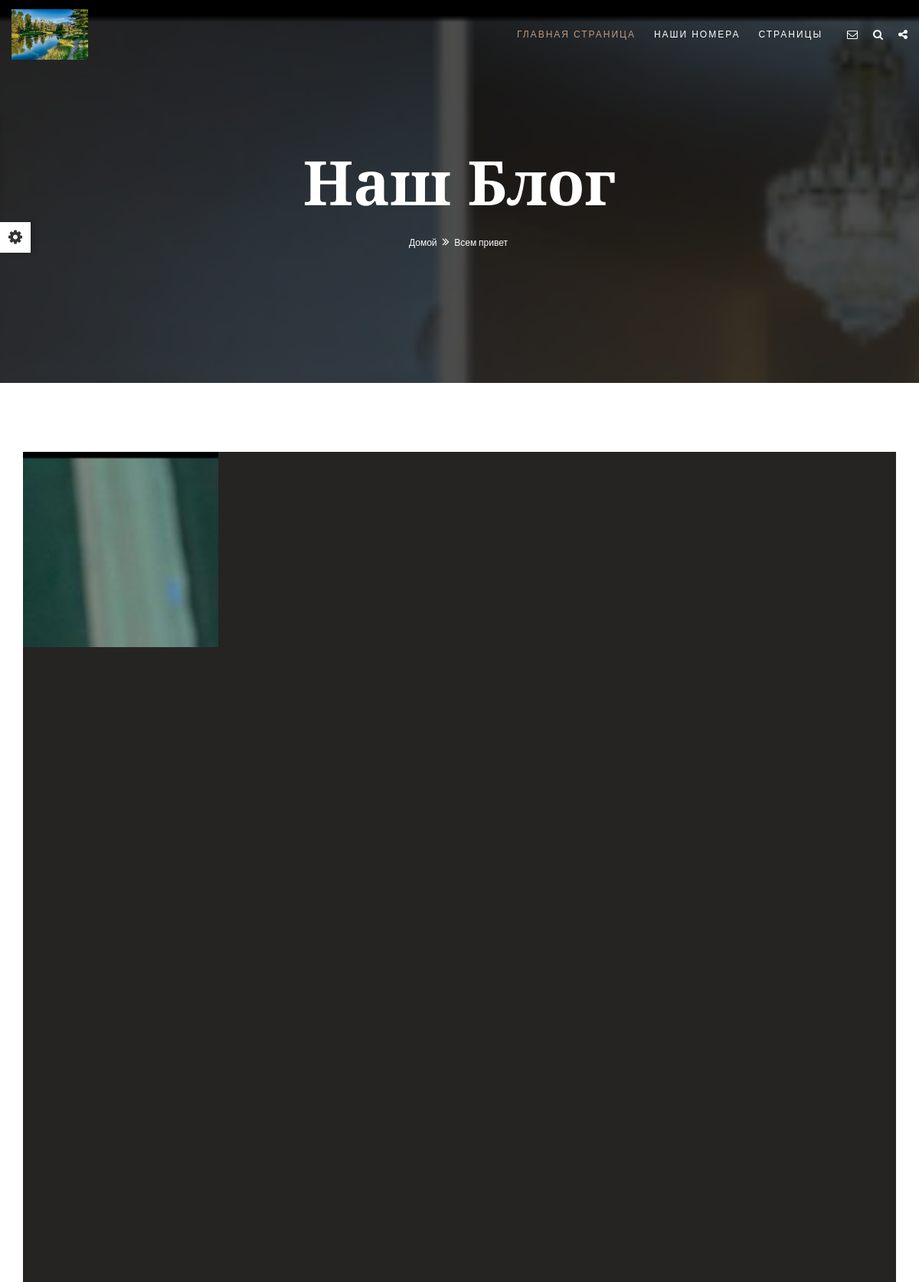
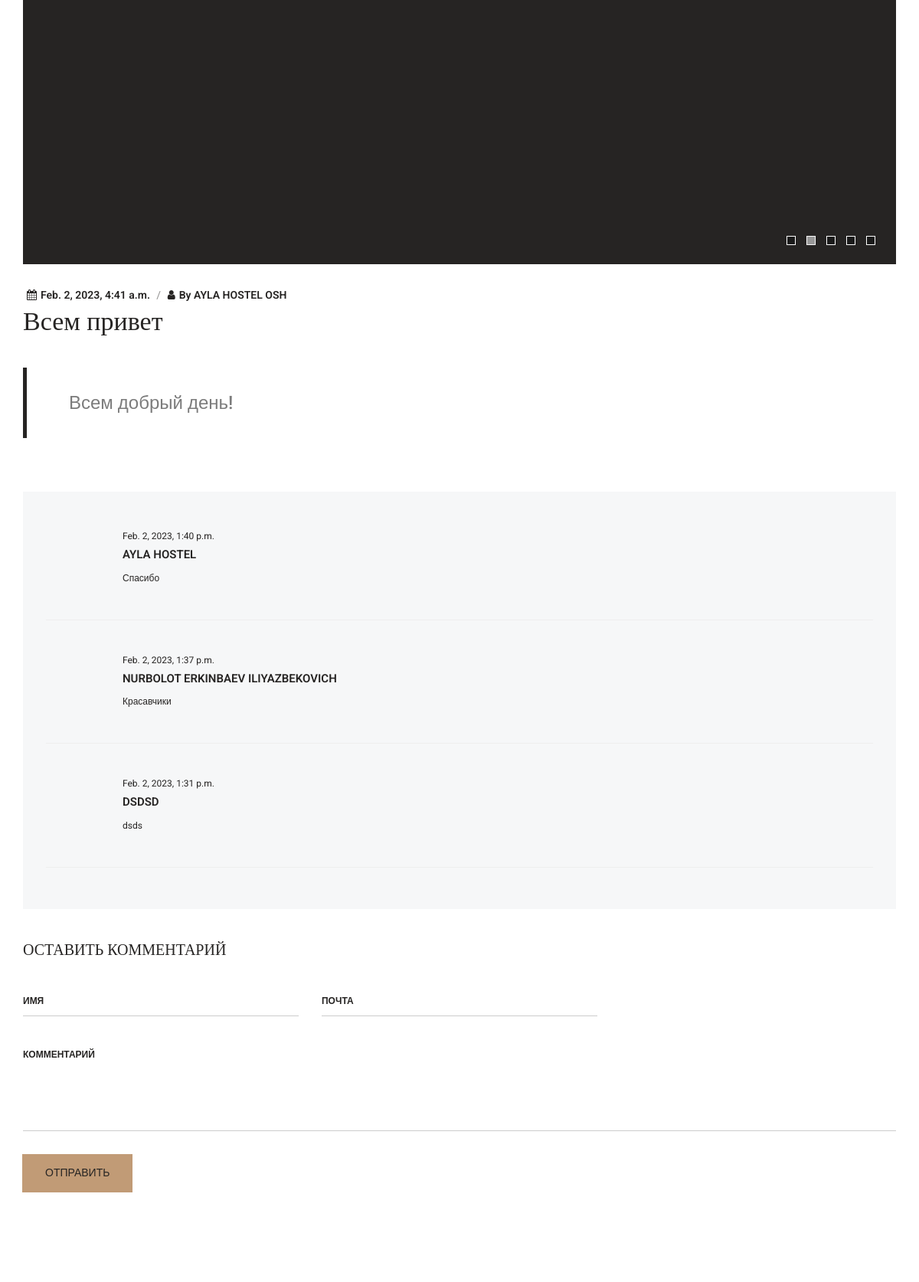
The app's page /blog_detail/1/ (upper part) with its own data (2 pictures, top to bottom).
### apps/settings/models.py (models this page shows, shortened)
class Setting(models.Model):
    title = models.CharField(
        max_length=255,
        verbose_name="Название"
    )
    description = models.TextField(
        verbose_name="Описание",
        blank = True, null = True
    )
    logo = models.ImageField(
        upload_to="logos/",
        verbose_name="Логотип сайта"
    )
    class Meta:
        verbose_name = "Настройка сайта"
        verbose_name_plural = "Настройки сайта"

### apps/blog/models.py (models this page shows, shortened)
class BackroundBlog(models.Model):
    image = models.ImageField(upload_to="backround/", verbose_name="Задний фон")
    class Meta:
        verbose_name = "Задний фон страницы <<Наш Блог>>"
        verbose_name_plural = "Задний фон страницы  <<Наш Блог>>"

class Blog(models.Model):
    title = models.CharField(max_length=255,verbose_name="О Блоге")
    descriptions = models.TextField(verbose_name="Описание о Блоге")
    blog_time = models.DateTimeField(auto_now_add = True)
    image1 = models.ImageField(upload_to="about", verbose_name="Первая фотография блога", blank=True, null=True)
    image2 = models.ImageField(upload_to="about", verbose_name="Вторая фотография блога", blank=True, null=True)
    image3 = models.ImageField(upload_to="about", verbose_name="Третья фотография блога", blank=True, null=True)
    image4 = models.ImageField(upload_to="about", verbose_name="Четвертая фотография блога", blank=True, null=True)
    image5 = models.ImageField(upload_to="about", verbose_name="Пятая фотография блога", blank=True, null=True)
    class Meta:
        verbose_name = "Настройка Блога"
        verbose_name_plural = "Настройки Новостей"

class Comment(models.Model):
    name = models.CharField(max_length=255,verbose_name="Имя")
    email = models.EmailField(verbose_name="Почта")
    message = models.TextField(verbose_name="Коментарий")
    post = models.ForeignKey(Blog, on_delete=models.CASCADE, related_name="post_comment")
    created = models.DateTimeField(auto_now_add=True)
    class Meta:
        ordering = ("-created",)
        verbose_name = "Комментрии к новостям"
        verbose_name_plural = "Комментрии к новостям"

### apps/blog/views.py (the view)
# urls.py: path('blog_detail/<int:id>/', blog_detail, name="blog_detail"),
def blog_detail(request, id):
    contact = Contact.objects.latest('id')
    setting = Setting.objects.latest('id')
    blog = Blog.objects.get(id =id)
    backround = BackroundBlog.objects.latest('id')
    if request.method == "POST":
        name = request.POST.get('name')
        email = request.POST.get('email')
        message = request.POST.get('message')
        comment = Comment.objects.create(name = name,email = email, message = message, post = blog )
        return redirect('blog_detail', blog.id)
    context = {
        'contact':contact,
        'setting' : setting,
        'blog' : blog,
        'backround' : backround,
    }
    return render(request, 'post-gallery.html', context)

### templates/post-gallery.html (shortened to what this page needs)
{% extends 'homepage.html'%}
{% load static %}
{% block content%}
	<div class="page-wraper">
        {% include 'include/header.html'%}
        <div class="page-content ">
            <div class="wt-bnr-inr overlay-wraper bg-parallax bg-top-center"  data-stellar-background-ratio="0.5"  style="background-image:url({{backround.image.url}});">
            	<div class="overlay-main bg-black opacity-07"></div>
                <div class="container">
                    <div class="wt-bnr-inr-entry">
                    	<div class="banner-title-outer">
                        	<div class="banner-title-name">
                        		<h2 class="text-white  font-80 font-weight-900">Наш Блог</h2>
                            </div>
                        </div>
                            <div>
                                <ul class="wt-breadcrumb breadcrumb-style-2">
                                    <li><a href="{% url 'index'%}">Домой</a></li>
                                    <li>{{blog.title}}</li>
                                </ul>
                            </div>
                    </div>
                </div>
            </div>
            <div class="section-full p-tb90 square_shape1 square_shape3">
                <div class="container">
                    <div class="blog-post date-style-1 blog-detail text-black">
                        <div class="wt-post-media">
                            <div class="owl-carousel owl-fade-slider-one owl-btn-vertical-center owl-dots-bottom-right m-b30">
                                {% if blog.image2%}
                                <div class="item">
                                    <div class="wt-thum-bx">
                                    </div>
                                </div>
                                {%endif%}
                            </div>
                        </div>
                        <div class="wt-post-meta ">
                            <ul>
                                <li class="post-date"><i  class="fa fa-calendar"></i><strong>{{blog.blog_time}}</strong>  </li>
                                <li class="post-author"><i class="fa fa-user"></i><a href="javascript:void(0);">By <span>{{setting.title}}</span></a> </li>
                            </ul>
                        </div>
                        <div class="wt-post-title ">
                            <h3 class="post-title">{{blog.title}}</h3>
                        </div>
                        <div class="wt-post-text">
                            <blockquote class="font-weight-500">
                                <p>{{blog.descriptions}}</p>
                            </blockquote>
                        </div>
                    </div>
                    <div class="clear" id="comment-list">
                        <div class="comments-area" id="comments">
                            <div class="p-tb30">
                                <ol class="comment-list p-a30 bg-gray">
                                    <li class="comment">
                                        {% for comment in blog.post_comment.all%}
                                            <div class="comment-body">
                                                <div class="comment-meta">
                                                    <a>{{comment.created}}</a>
                                                </div>
                                                <div class="comment-author vcard">
                                                    <cite class="fn">{{comment.name}}</cite>
                                                </div>
                                                <p>{{comment.message}}</p>
                                            </div>
                                            <hr
                                        {% endfor %}
                                    </li>
                                </ol>
                                <div class="comment-respond m-t30" id="respond">
                                    <h2 class="comment-reply-title" id="reply-title">Оставить комментарий
                                    </h2>
                                    <div class="comment-form">
                                        <form method="POST">
                                            <p class="comment-form-author">
                                                <input class="form-control" type="text"  name="name"  placeholder="Имя"
                                            </p>
                                            <p class="comment-form-email">
                                                <input class="form-control" type="text"  name="email" placeholder="Почта"                                          </p>
                                            <p class="comment-form-comment">
                                                <textarea class="form-control"  name="message" placeholder="Комментарий" ></textarea>
                                            </p>
                                            <p class="form-submit">
                                                <button class="site-button radius-no text-uppercase font-weight-600" type="submit">Отправить</button>
                                            </p>
                                        </form>
                                    </div>
                                </div>
                           </div>
                        </div>
                    </div>
                </div>
            </div>
        </div>
    </div>
{% endblock%}

### templates/include/header.html (shortened to what this page needs)
{% load static %}
<header class="site-header header-style-1">
    <div class="sticky-header main-bar-wraper">
        <div class="main-bar bg-white p-t5">
            <div class="container">
                <div class="logo-header">
                    <div class="logo-header-inner logo-header-one">
                        <a href="{% url 'index'%}">
                            <img src="{{setting.logo.url}}" width = '100px' alt="" />
                        </a>
                    </div>
                </div>
                    <div class="extra-nav">
                        <div class="extra-cell">
                            <a href="{% url 'contact'%}" class="contact-slide-show text-white"><i class="fa fa-envelope-o"></i></a>
                        </div>
                        <div class="extra-cell">
                            <a href="#search" class=" text-white">
                                <i class="fa fa-search"></i>
                            </a>
                        </div>
                        <div class="extra-cell">
                            <a href="javascript:;" class="socialicon_show  text-white">
                                <i class="fa fa-share-alt"></i>
                            </a>
                        </div>
                    </div>
                    <div class="header-nav navbar-collapse collapse">
                        <ul class=" nav navbar-nav">
                            <li class="active">
                                <a href="{% url 'index'%}">Главная страница</a>
                            </li>
                            <li>
                                <a href="{% url 'rooms'%}">Наши номера</a>
                            </li>
                            <li class="submenu-direction">
                                <a >Страницы</a>
                            </li>
                        </ul>
                    </div>
            </div>
        </div>
    </div>
</header>

### static/css/skin/skin-1.css (style rules this page uses)
.site-button { background-color:#c19b76; }
h1 a:hover, h2 a:hover, h3 a:hover, h4 a:hover, h5 a:hover, h6 a:hover, .text-primary, ul.primary li::before, button.scroltop, .header-nav .nav > li:hover > a, .header-nav .nav > li .sub-menu li a:hover, .header-nav .nav > li .sub-menu li:hover > a, .header-nav .nav > li .mega-menu > li ul a:hover, .header-nav .nav > li.active > a, .header-nav .nav > li.current-menu-item > a, .header-nav .nav li.has-child.nav-active > a, ol.comment-list li.comment .reply a, .masonry-filter > li.active a, .masonry-filter > li a:hover, .masonry-filter > li a:active, .masonry-filter > li a:focus, .nav-dark.header-nav .nav > li .sub-menu li a:hover, .site-button-link::after, .owl-carousel .owl-nav button.owl-prev:hover, .owl-carousel .owl-nav button.owl-prev:active, .owl-carousel .owl-nav button.owl-prev:focus, .owl-carousel .owl-nav button.owl-nextt:hover, .owl-carousel .owl-nav button.owl-next:active, .owl-carousel .owl-nav button.owl-next:focus, .our-team-two ul li a:hover, .testimonial-5 .testimonial-paragraph .fa-quote-left, .f-social-link.social-icons li a, .footer-link ul li a:after, .site-footer .widget-section > ul > li a:hover, .has-child .submenu-toogle, .nav-dark.header-nav .nav > li > a:hover, .nav-dark.header-nav .nav > li > a:active, .nav-dark.header-nav .nav > li > a:focus, .btn-filter-wrap li.btn-active, .btn-filter-wrap2 li.btn-active, .footer-dark .footer-top a:active, .footer-dark .footer-top a:focus, .footer-dark .footer-top a:hover, .room-rent-section-outer.room-style-2 a:hover, .wt-tabs.vertical.bg-tabs .nav-tabs > li.active > a , .footer-dark .social-icons li a, .footer-light .social-icons li a, .side-social-nav a:hover, .extra-nav .extra-cell a:hover { color:#c19b76; }
.site-button:after, .site-button:before, .tp-thumbs-inner-wrapper .tp-thumb.selected:after, ol.comment-list li.comment .comment-body, .header-nav .nav > li .sub-menu, .wt-tabs.vertical.bg-tabs .nav-tabs > li.active > a, .wt-tabs .nav-tabs > li.active > a, .wt-tabs .nav-tabs > li.active > a:focus, .wt-tabs .nav-tabs > li.active > a:hover, .wt-tabs.vertical .nav-tabs li.active a { border-color:#c19b76; }

### records on screen
Setting: logo (picture), title "AYLA HOSTEL OSH"
BackroundBlog: image (picture)
Blog: title "Всем привет", blog_time "Feb. 2, 2023, 4:41 a.m.", descriptions "Всем добрый день!"
Comment: created "Feb. 2, 2023, 1:40 p.m.", name "AYLA HOSTEL", message "Спасибо"
Comment: created "Feb. 2, 2023, 1:37 p.m.", name "NURBOLOT ERKINBAEV ILIYAZBEKOVICH", message "Красавчики"
Comment: created "Feb. 2, 2023, 1:31 p.m.", name "DSDSD", message "dsds"
